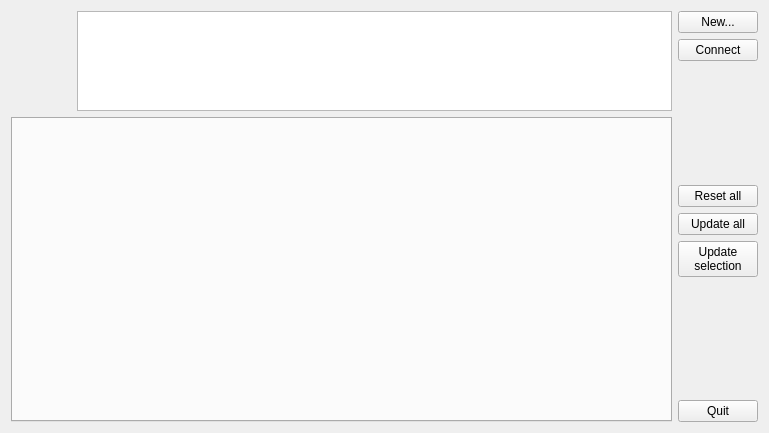
<?xml version="1.0" encoding="UTF-8"?>
<ui version="4.0">
 <class>Dialog</class>
 <widget class="QDialog" name="Dialog">
  <property name="geometry">
   <rect>
    <x>0</x>
    <y>0</y>
    <width>769</width>
    <height>433</height>
   </rect>
  </property>
  <property name="windowTitle">
   <string>ModipManager</string>
  </property>
  <property name="windowIcon">
   <iconset resource="modipmanager.qrc">
    <normaloff>:/images/images/qam47.xpm</normaloff>:/images/images/qam47.xpm</iconset>
  </property>
  <layout class="QGridLayout" name="gridLayout">
   <item row="0" column="0">
    <widget class="QPushButton" name="pbuLogo">
     <property name="minimumSize">
      <size>
       <width>60</width>
       <height>60</height>
      </size>
     </property>
     <property name="maximumSize">
      <size>
       <width>60</width>
       <height>60</height>
      </size>
     </property>
     <property name="toolTip">
      <string>About...</string>
     </property>
     <property name="text">
      <string/>
     </property>
     <property name="icon">
      <iconset resource="modipmanager.qrc">
       <normaloff>:/images/images/qam47.png</normaloff>:/images/images/qam47.png</iconset>
     </property>
     <property name="iconSize">
      <size>
       <width>60</width>
       <height>60</height>
      </size>
     </property>
     <property name="flat">
      <bool>true</bool>
     </property>
    </widget>
   </item>
   <item row="0" column="1">
    <widget class="QTextEdit" name="edtDialog">
     <property name="minimumSize">
      <size>
       <width>0</width>
       <height>100</height>
      </size>
     </property>
     <property name="maximumSize">
      <size>
       <width>16777215</width>
       <height>100</height>
      </size>
     </property>
     <property name="readOnly">
      <bool>true</bool>
     </property>
    </widget>
   </item>
   <item row="0" column="2" rowspan="2">
    <layout class="QVBoxLayout" name="verticalLayout">
     <item>
      <widget class="QPushButton" name="pbuNew">
       <property name="text">
        <string>New...</string>
       </property>
      </widget>
     </item>
     <item>
      <widget class="QPushButton" name="pbuConnect">
       <property name="text">
        <string>Connect</string>
       </property>
      </widget>
     </item>
     <item>
      <spacer name="verticalSpacer">
       <property name="orientation">
        <enum>Qt::Vertical</enum>
       </property>
       <property name="sizeHint" stdset="0">
        <size>
         <width>20</width>
         <height>73</height>
        </size>
       </property>
      </spacer>
     </item>
     <item>
      <widget class="QPushButton" name="pbuReset">
       <property name="text">
        <string>Reset all</string>
       </property>
      </widget>
     </item>
     <item>
      <widget class="QPushButton" name="pbuReadAll">
       <property name="text">
        <string>Update all</string>
       </property>
      </widget>
     </item>
     <item>
      <widget class="QPushButton" name="pbuRead">
       <property name="text">
        <string>Update
selection</string>
       </property>
      </widget>
     </item>
     <item>
      <spacer name="verticalSpacer_2">
       <property name="orientation">
        <enum>Qt::Vertical</enum>
       </property>
       <property name="sizeHint" stdset="0">
        <size>
         <width>20</width>
         <height>73</height>
        </size>
       </property>
      </spacer>
     </item>
     <item>
      <widget class="QPushButton" name="pbuQuit">
       <property name="text">
        <string>Quit</string>
       </property>
      </widget>
     </item>
    </layout>
   </item>
   <item row="1" column="0" colspan="2">
    <widget class="QTabWidget" name="tabWidget">
     <property name="currentIndex">
      <number>-1</number>
     </property>
     <property name="tabsClosable">
      <bool>true</bool>
     </property>
    </widget>
   </item>
  </layout>
 </widget>
 <layoutdefault spacing="6" margin="11"/>
 <resources>
  <include location="modipmanager.qrc"/>
 </resources>
 <connections>
  <connection>
   <sender>pbuQuit</sender>
   <signal>clicked()</signal>
   <receiver>Dialog</receiver>
   <slot>close()</slot>
   <hints>
    <hint type="sourcelabel">
     <x>722</x>
     <y>310</y>
    </hint>
    <hint type="destinationlabel">
     <x>723</x>
     <y>233</y>
    </hint>
   </hints>
  </connection>
 </connections>
</ui>
